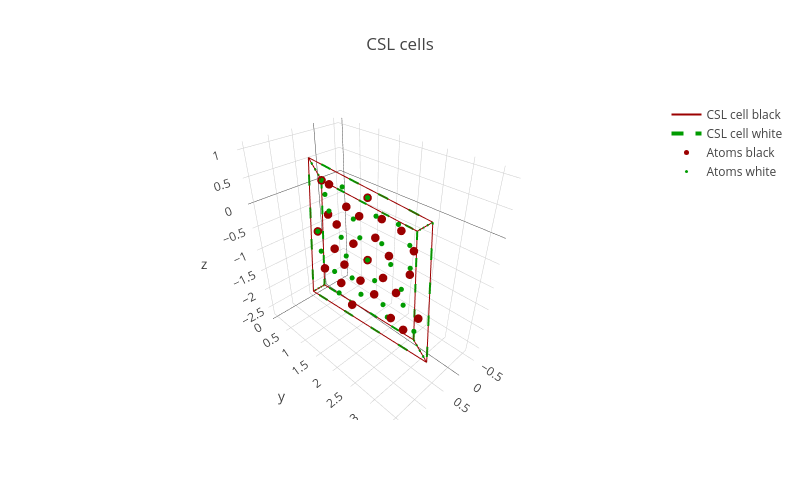

The notebook cell saved with this chart:
### Markdown cell above
Next we examine the two unit cells rotated into one another. They should coincide exactly:

### Code cell
test_csl.visualise_3d_rotated()
